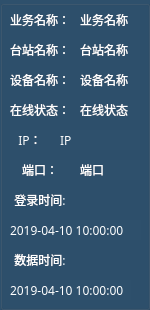
<?xml version="1.0" encoding="UTF-8"?>
<ui version="4.0">
 <class>QCToolTip</class>
 <widget class="QWidget" name="QCToolTip">
  <property name="geometry">
   <rect>
    <x>0</x>
    <y>0</y>
    <width>150</width>
    <height>310</height>
   </rect>
  </property>
  <property name="font">
   <font>
    <family>微软雅黑</family>
   </font>
  </property>
  <property name="windowTitle">
   <string>设备信息</string>
  </property>
  <property name="windowIcon">
   <iconset>
    <normaloff>../Win32/Image/png/weather.png</normaloff>../Win32/Image/png/weather.png</iconset>
  </property>
  <widget class="QGroupBox" name="groupBox">
   <property name="geometry">
    <rect>
     <x>0</x>
     <y>0</y>
     <width>150</width>
     <height>310</height>
    </rect>
   </property>
   <property name="styleSheet">
    <string notr="true">color:white;background:rgba(46,80,108,255);
</string>
   </property>
   <property name="title">
    <string/>
   </property>
   <widget class="QLabel" name="label">
    <property name="geometry">
     <rect>
      <x>10</x>
      <y>10</y>
      <width>60</width>
      <height>20</height>
     </rect>
    </property>
    <property name="font">
     <font>
      <family>微软雅黑</family>
     </font>
    </property>
    <property name="text">
     <string>业务名称：</string>
    </property>
   </widget>
   <widget class="QLabel" name="ServerNameLabel">
    <property name="geometry">
     <rect>
      <x>80</x>
      <y>10</y>
      <width>60</width>
      <height>20</height>
     </rect>
    </property>
    <property name="font">
     <font>
      <family>微软雅黑</family>
     </font>
    </property>
    <property name="text">
     <string>业务名称</string>
    </property>
   </widget>
   <widget class="QLabel" name="StationLabel">
    <property name="geometry">
     <rect>
      <x>80</x>
      <y>40</y>
      <width>60</width>
      <height>20</height>
     </rect>
    </property>
    <property name="font">
     <font>
      <family>微软雅黑</family>
     </font>
    </property>
    <property name="text">
     <string>台站名称</string>
    </property>
   </widget>
   <widget class="QLabel" name="label_4">
    <property name="geometry">
     <rect>
      <x>10</x>
      <y>40</y>
      <width>60</width>
      <height>20</height>
     </rect>
    </property>
    <property name="font">
     <font>
      <family>微软雅黑</family>
     </font>
    </property>
    <property name="text">
     <string>台站名称：</string>
    </property>
   </widget>
   <widget class="QLabel" name="DeviceLabel">
    <property name="geometry">
     <rect>
      <x>80</x>
      <y>70</y>
      <width>60</width>
      <height>20</height>
     </rect>
    </property>
    <property name="font">
     <font>
      <family>微软雅黑</family>
     </font>
    </property>
    <property name="text">
     <string>设备名称</string>
    </property>
   </widget>
   <widget class="QLabel" name="label_6">
    <property name="geometry">
     <rect>
      <x>10</x>
      <y>70</y>
      <width>60</width>
      <height>20</height>
     </rect>
    </property>
    <property name="font">
     <font>
      <family>微软雅黑</family>
     </font>
    </property>
    <property name="text">
     <string>设备名称：</string>
    </property>
   </widget>
   <widget class="QLabel" name="OnlineLabel">
    <property name="geometry">
     <rect>
      <x>80</x>
      <y>100</y>
      <width>60</width>
      <height>20</height>
     </rect>
    </property>
    <property name="font">
     <font>
      <family>微软雅黑</family>
     </font>
    </property>
    <property name="text">
     <string>在线状态</string>
    </property>
   </widget>
   <widget class="QLabel" name="label_8">
    <property name="geometry">
     <rect>
      <x>10</x>
      <y>100</y>
      <width>60</width>
      <height>20</height>
     </rect>
    </property>
    <property name="font">
     <font>
      <family>微软雅黑</family>
     </font>
    </property>
    <property name="text">
     <string>在线状态：</string>
    </property>
   </widget>
   <widget class="QLabel" name="IPLabel">
    <property name="geometry">
     <rect>
      <x>60</x>
      <y>130</y>
      <width>80</width>
      <height>20</height>
     </rect>
    </property>
    <property name="font">
     <font>
      <family>微软雅黑</family>
     </font>
    </property>
    <property name="text">
     <string>IP</string>
    </property>
   </widget>
   <widget class="QLabel" name="label_9">
    <property name="geometry">
     <rect>
      <x>10</x>
      <y>130</y>
      <width>40</width>
      <height>20</height>
     </rect>
    </property>
    <property name="font">
     <font>
      <family>微软雅黑</family>
     </font>
    </property>
    <property name="text">
     <string>IP：</string>
    </property>
    <property name="alignment">
     <set>Qt::AlignCenter</set>
    </property>
   </widget>
   <widget class="QLabel" name="PortLabel">
    <property name="geometry">
     <rect>
      <x>80</x>
      <y>160</y>
      <width>60</width>
      <height>20</height>
     </rect>
    </property>
    <property name="font">
     <font>
      <family>微软雅黑</family>
     </font>
    </property>
    <property name="text">
     <string>端口</string>
    </property>
   </widget>
   <widget class="QLabel" name="label_10">
    <property name="geometry">
     <rect>
      <x>10</x>
      <y>160</y>
      <width>60</width>
      <height>20</height>
     </rect>
    </property>
    <property name="font">
     <font>
      <family>微软雅黑</family>
     </font>
    </property>
    <property name="text">
     <string>端口：</string>
    </property>
    <property name="alignment">
     <set>Qt::AlignCenter</set>
    </property>
   </widget>
   <widget class="QLabel" name="label_11">
    <property name="geometry">
     <rect>
      <x>10</x>
      <y>190</y>
      <width>60</width>
      <height>20</height>
     </rect>
    </property>
    <property name="font">
     <font>
      <family>微软雅黑</family>
     </font>
    </property>
    <property name="text">
     <string>登录时间:</string>
    </property>
    <property name="alignment">
     <set>Qt::AlignCenter</set>
    </property>
   </widget>
   <widget class="QLabel" name="label_12">
    <property name="geometry">
     <rect>
      <x>10</x>
      <y>250</y>
      <width>60</width>
      <height>20</height>
     </rect>
    </property>
    <property name="font">
     <font>
      <family>微软雅黑</family>
     </font>
    </property>
    <property name="text">
     <string>数据时间:</string>
    </property>
    <property name="alignment">
     <set>Qt::AlignCenter</set>
    </property>
   </widget>
   <widget class="QLabel" name="LoginTimeLabel">
    <property name="geometry">
     <rect>
      <x>10</x>
      <y>220</y>
      <width>131</width>
      <height>20</height>
     </rect>
    </property>
    <property name="font">
     <font>
      <family>微软雅黑</family>
     </font>
    </property>
    <property name="text">
     <string>2019-04-10 10:00:00</string>
    </property>
   </widget>
   <widget class="QLabel" name="LastDataTimeLabel">
    <property name="geometry">
     <rect>
      <x>10</x>
      <y>280</y>
      <width>121</width>
      <height>20</height>
     </rect>
    </property>
    <property name="font">
     <font>
      <family>微软雅黑</family>
     </font>
    </property>
    <property name="text">
     <string>2019-04-10 10:00:00</string>
    </property>
   </widget>
  </widget>
 </widget>
 <layoutdefault spacing="6" margin="11"/>
 <resources/>
 <connections/>
</ui>
